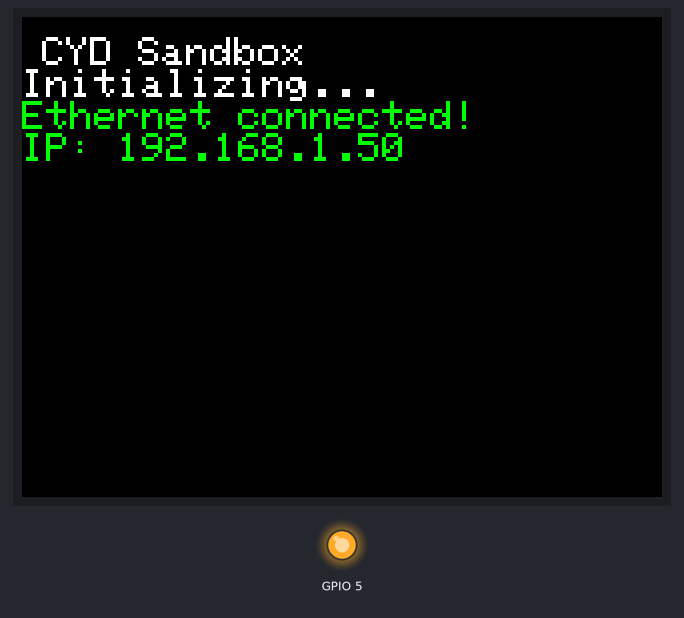
This program was run on a simulated ESP32. On the bench: 320×240 colour display, output pins drawn as LEDs (lit = HIGH). WiFi joins after 1.5 s; servers stay silent unless stated; pins used as bus, display or sensor lines are not drawn; what the program prints to the serial monitor is not drawn.

Above: at 2.1 s.

The program:

main.cpp
```cpp
#ifdef ARDUINO
#include <Arduino.h>
#include <SPI.h>
#include <TFT_eSPI.h>
#include <Ethernet.h>

TFT_eSPI tft = TFT_eSPI();

const int ETHERNET_CS_PIN = 27;
const int ETHERNET_INT_PIN = 22;

byte mac[] = { 0xDE, 0xAD, 0xBE, 0xEF, 0xFE, 0xED };
bool ethernetConnected = false;

void setupDisplay() {
  tft.init();
  tft.setRotation(1);
  tft.fillScreen(TFT_BLACK);
  tft.setTextColor(TFT_WHITE, TFT_BLACK);
  tft.setTextSize(2);
  tft.setCursor(10, 10);
  tft.println("CYD Sandbox");
  tft.println("Initializing...");
}

void setupEthernet() {
  Serial.println("Starting Ethernet configuration...");

  pinMode(ETHERNET_CS_PIN, OUTPUT);
  digitalWrite(ETHERNET_CS_PIN, HIGH);

  // Pull SD card CS high just in case it's sharing the bus and interfering
  pinMode(5, OUTPUT);
  digitalWrite(5, HIGH);

  delay(250);

  // Initialize the SPI bus for Ethernet using the ACTUAL SD Card slot pins
  // SCK=18, MISO=19, MOSI=23
  SPI.begin(18, 19, 23, -1);

  // --- RAW SPI DIAGNOSTIC TEST ---
  Serial.println("Running low-speed SPI diagnostic on W5500...");
  SPI.beginTransaction(SPISettings(1000000, MSBFIRST, SPI_MODE0));
  digitalWrite(ETHERNET_CS_PIN, LOW);
  SPI.transfer(0x00); // High address byte
  SPI.transfer(0x39); // Low address byte (0x0039 = Version Register)
  SPI.transfer(0x00); // Control byte (Read, Block 0)
  byte version = SPI.transfer(0x00); // Read data
  digitalWrite(ETHERNET_CS_PIN, HIGH);
  SPI.endTransaction();

  Serial.print("W5500 Version Register (Expected 0x04): 0x");
  if (version < 0x10) Serial.print("0");
  Serial.println(version, HEX);

  if (version == 0x00 || version == 0xFF) {
    Serial.println("DIAGNOSTIC FAILED: The W5500 is not responding at all.");
    Serial.println("This is 100% a physical issue (crossed wires, floating RST, or bad power).");
  } else if (version == 0x04) {
    Serial.println("DIAGNOSTIC PASSED: SPI is working! The issue is library speed/config.");
  } else {
    Serial.println("DIAGNOSTIC UNKNOWN: Received garbage data. Check wire length/noise.");
  }
  // -------------------------------

  Ethernet.init(ETHERNET_CS_PIN);

  Serial.println("Calling Ethernet.begin()...");
  if (Ethernet.begin(mac) == 0) {
    Serial.println("Failed to configure Ethernet using DHCP");

    if (Ethernet.hardwareStatus() == EthernetNoHardware) {
      Serial.println("Error: Ethernet shield was not found. (SPI/Wiring issue)");
    } else if (Ethernet.linkStatus() == LinkOFF) {
      Serial.println("Error: Ethernet cable is not connected.");
    }
  } else {
    ethernetConnected = true;
    Serial.println("Ethernet connected successfully!");
    Serial.print("IP: ");
    Serial.println(Ethernet.localIP());
  }
}

void setup() {
  Serial.begin(115200);
  while(!Serial) { delay(10); }

  Serial.println("\n--- Booting CYD Sandbox ---");

  // 1. Initialize Ethernet FIRST before the TFT grabs the SPI bus
  setupEthernet();

  // 2. Now initialize the TFT
  setupDisplay();

  if (ethernetConnected) {
    tft.setTextColor(TFT_GREEN, TFT_BLACK);
    tft.println("Ethernet connected!");
    tft.print("IP: ");
    tft.println(Ethernet.localIP());
  } else {
    tft.setTextColor(TFT_RED, TFT_BLACK);
    tft.println("Ethernet Failed!");
  }

  delay(1000);
}

void loop() {
  if (ethernetConnected) {
    switch (Ethernet.maintain()) {
      case 1:
        Serial.println("Error: renewed fail");
        break;
      case 2:
        Serial.println("Renewed success");
        break;
      case 3:
        Serial.println("Error: rebind fail");
        break;
      case 4:
        Serial.println("Rebind success");
        break;
      default:
        break;
    }
  } else {
    // If we never connected, just wait and maybe we can try restarting or alerting the user
    delay(5000);
    Serial.println("Waiting for Ethernet connection...");
  }

  delay(1000);
}
#endif
```
